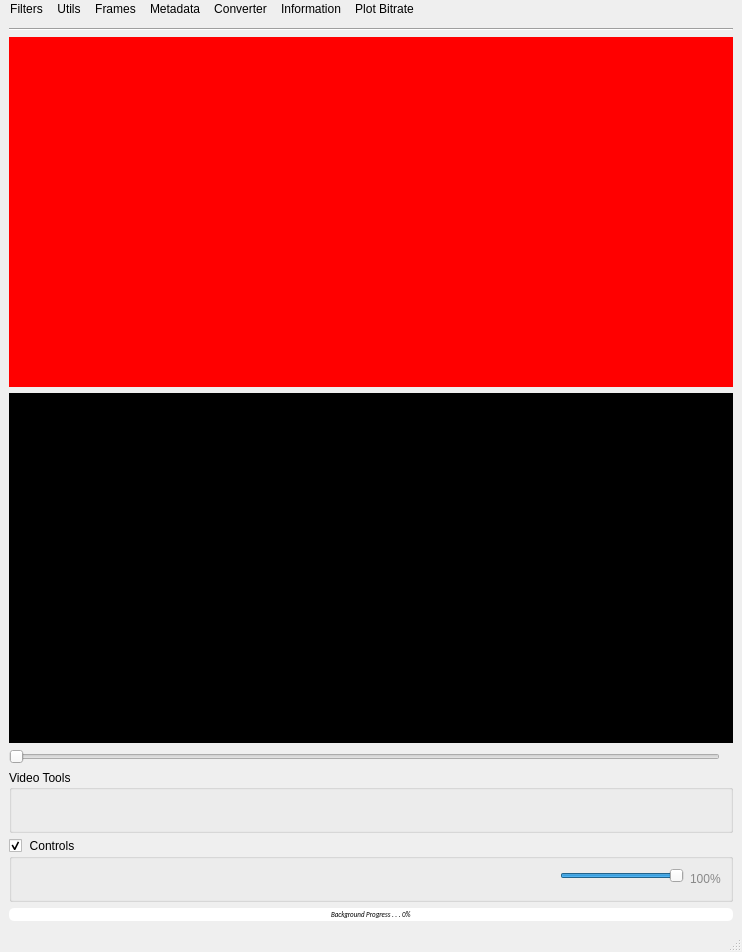
 <widget class="QMainWindow" name="PlayerWindow">
  <property name="geometry">
   <rect>
    <x>0</x>
    <y>0</y>
    <width>742</width>
    <height>951</height>
   </rect>
  </property>
  <property name="sizePolicy">
   <sizepolicy hsizetype="Expanding" vsizetype="Expanding">
    <horstretch>0</horstretch>
    <verstretch>0</verstretch>
   </sizepolicy>
  </property>
  <property name="contextMenuPolicy">
   <enum>Qt::NoContextMenu</enum>
  </property>
  <property name="acceptDrops">
   <bool>true</bool>
  </property>
  <property name="windowTitle">
   <string>Player</string>
  </property>
  <property name="windowIcon">
   <iconset resource="resources.qrc">
    <normaloff>:/imgFMV/images/icon.png</normaloff>:/imgFMV/images/icon.png</iconset>
  </property>
  <property name="windowOpacity">
   <double>1.000000000000000</double>
  </property>
  <property name="locale">
   <locale language="English" country="UnitedStates"/>
  </property>
  <property name="dockNestingEnabled">
   <bool>true</bool>
  </property>
  <widget class="QWidget" name="centralwidget">
   <layout class="QVBoxLayout" name="verticalLayout">
    <item>
     <widget class="Line" name="line">
      <property name="orientation">
       <enum>Qt::Horizontal</enum>
      </property>
     </widget>
    </item>
    <item>
     <widget class="VideoWidget" name="videoWidget2" native="true">
      <property name="sizePolicy">
       <sizepolicy hsizetype="Expanding" vsizetype="Preferred">
        <horstretch>3</horstretch>
        <verstretch>3</verstretch>
       </sizepolicy>
      </property>
      <property name="minimumSize">
       <size>
        <width>0</width>
        <height>350</height>
       </size>
      </property>
      <property name="contextMenuPolicy">
       <enum>Qt::CustomContextMenu</enum>
      </property>
      <property name="visible">
       <bool>true</bool>
      </property>
      <property name="toolTip">
       <string/>
      </property>
      <property name="styleSheet">
       <string notr="true">QWidget {
 background-color:red;
 } </string>
      </property>
     </widget>
    </item>
    <item>
     <widget class="VideoWidget" name="videoWidget" native="true">
      <property name="sizePolicy">
       <sizepolicy hsizetype="Expanding" vsizetype="Expanding">
        <horstretch>3</horstretch>
        <verstretch>3</verstretch>
       </sizepolicy>
      </property>
      <property name="minimumSize">
       <size>
        <width>0</width>
        <height>350</height>
       </size>
      </property>
      <property name="contextMenuPolicy">
       <enum>Qt::CustomContextMenu</enum>
      </property>
      <property name="toolTip">
       <string/>
      </property>
      <property name="styleSheet">
       <string notr="true">QWidget {
 background-color:black;
 } </string>
      </property>
     </widget>
    </item>
    <item>
     <layout class="QHBoxLayout" name="horizontalLayout_2">
      <item>
       <widget class="QSlider" name="sliderDuration">
        <property name="sizePolicy">
         <sizepolicy hsizetype="Expanding" vsizetype="Fixed">
          <horstretch>0</horstretch>
          <verstretch>0</verstretch>
         </sizepolicy>
        </property>
        <property name="minimum">
         <number>0</number>
        </property>
        <property name="maximum">
         <number>100</number>
        </property>
        <property name="orientation">
         <enum>Qt::Horizontal</enum>
        </property>
       </widget>
      </item>
      <item>
       <widget class="QLabel" name="labelDuration">
        <property name="text">
         <string/>
        </property>
       </widget>
      </item>
     </layout>
    </item>
    <item>
     <widget class="QGroupBox" name="groupBox">
      <property name="title">
       <string>Video Tools</string>
      </property>
      <layout class="QHBoxLayout" name="horizontalLayout_3">
       <item>
        <widget class="QPushButton" name="btn_Color">
         <property name="enabled">
          <bool>false</bool>
         </property>
         <property name="sizePolicy">
          <sizepolicy hsizetype="Preferred" vsizetype="Fixed">
           <horstretch>0</horstretch>
           <verstretch>0</verstretch>
          </sizepolicy>
         </property>
         <property name="cursor">
          <cursorShape>PointingHandCursor</cursorShape>
         </property>
         <property name="toolTip">
          <string>&lt;html&gt;&lt;head/&gt;&lt;body&gt;&lt;p&gt;Color dialog&lt;/p&gt;&lt;/body&gt;&lt;/html&gt;</string>
         </property>
         <property name="text">
          <string/>
         </property>
         <property name="icon">
          <iconset resource="resources.qrc">
           <normaloff>:/imgFMV/images/color_picker.png</normaloff>:/imgFMV/images/color_picker.png</iconset>
         </property>
         <property name="shortcut">
          <string>Ctrl+C</string>
         </property>
         <property name="flat">
          <bool>true</bool>
         </property>
        </widget>
       </item>
       <item>
        <widget class="QPushButton" name="btn_Rec">
         <property name="cursor">
          <cursorShape>PointingHandCursor</cursorShape>
         </property>
         <property name="toolTip">
          <string>&lt;html&gt;&lt;head/&gt;&lt;body&gt;&lt;p&gt;Record&lt;/p&gt;&lt;/body&gt;&lt;/html&gt;</string>
         </property>
         <property name="text">
          <string/>
         </property>
         <property name="icon">
          <iconset resource="resources.qrc">
           <normaloff>:/imgFMV/images/record.png</normaloff>
           <normalon>:/imgFMV/images/rec_on.png</normalon>:/imgFMV/images/record.png</iconset>
         </property>
         <property name="shortcut">
          <string>Ctrl+Shift+R</string>
         </property>
         <property name="checkable">
          <bool>true</bool>
         </property>
         <property name="flat">
          <bool>true</bool>
         </property>
        </widget>
       </item>
       <item>
        <widget class="QPushButton" name="btn_GeoReferencing">
         <property name="cursor">
          <cursorShape>PointingHandCursor</cursorShape>
         </property>
         <property name="toolTip">
          <string>&lt;html&gt;&lt;head/&gt;&lt;body&gt;&lt;p&gt;Create Mosaic&lt;/p&gt;&lt;/body&gt;&lt;/html&gt;</string>
         </property>
         <property name="text">
          <string/>
         </property>
         <property name="icon">
          <iconset resource="resources.qrc">
           <normaloff>:/imgFMV/images/mosaic.png</normaloff>:/imgFMV/images/mosaic.png</iconset>
         </property>
         <property name="shortcut">
          <string>Ctrl+Shift+M</string>
         </property>
         <property name="checkable">
          <bool>true</bool>
         </property>
         <property name="flat">
          <bool>true</bool>
         </property>
        </widget>
       </item>
       <item>
        <spacer name="horizontalSpacer_2">
         <property name="orientation">
          <enum>Qt::Horizontal</enum>
         </property>
         <property name="sizeHint" stdset="0">
          <size>
           <width>40</width>
           <height>20</height>
          </size>
         </property>
        </spacer>
       </item>
       <item>
        <widget class="QLabel" name="lb_cursor_coord">
         <property name="text">
          <string/>
         </property>
         <property name="alignment">
          <set>Qt::AlignCenter</set>
         </property>
        </widget>
       </item>
       <item>
        <spacer name="horizontalSpacer_3">
         <property name="orientation">
          <enum>Qt::Horizontal</enum>
         </property>
         <property name="sizeHint" stdset="0">
          <size>
           <width>40</width>
           <height>20</height>
          </size>
         </property>
        </spacer>
       </item>
       <item>
        <widget class="QPushButton" name="btn_CaptureFrame">
         <property name="cursor">
          <cursorShape>PointingHandCursor</cursorShape>
         </property>
         <property name="toolTip">
          <string>&lt;html&gt;&lt;head/&gt;&lt;body&gt;&lt;p&gt;Capture current frame&lt;/p&gt;&lt;/body&gt;&lt;/html&gt;</string>
         </property>
         <property name="text">
          <string/>
         </property>
         <property name="icon">
          <iconset resource="resources.qrc">
           <normaloff>:/imgFMV/images/screenshot.png</normaloff>:/imgFMV/images/screenshot.png</iconset>
         </property>
         <property name="shortcut">
          <string>Ctrl+Shift+Q</string>
         </property>
         <property name="flat">
          <bool>true</bool>
         </property>
        </widget>
       </item>
      </layout>
     </widget>
    </item>
    <item>
     <widget class="QGroupBox" name="gb_PlayerControls">
      <property name="sizePolicy">
       <sizepolicy hsizetype="Preferred" vsizetype="Fixed">
        <horstretch>0</horstretch>
        <verstretch>0</verstretch>
       </sizepolicy>
      </property>
      <property name="maximumSize">
       <size>
        <width>16777215</width>
        <height>16777215</height>
       </size>
      </property>
      <property name="styleSheet">
       <string notr="true">QGroupBox::indicator {
                 width: 13px;
                 height: 13px;
            }  
           QGroupBox::indicator:unchecked {
                 image: url(:/imgFMV/images/up.png);
            }
           QGroupBox::indicator:checked {
               image: url(:/imgFMV/images/down.png);
                }</string>
      </property>
      <property name="title">
       <string>Controls</string>
      </property>
      <property name="flat">
       <bool>true</bool>
      </property>
      <property name="checkable">
       <bool>true</bool>
      </property>
      <layout class="QHBoxLayout" name="horizontalLayout">
       <item>
        <widget class="QPushButton" name="btn_previous">
         <property name="cursor">
          <cursorShape>PointingHandCursor</cursorShape>
         </property>
         <property name="toolTip">
          <string>&lt;html&gt;&lt;head/&gt;&lt;body&gt;&lt;p&gt;Start Of Media&lt;/p&gt;&lt;/body&gt;&lt;/html&gt;</string>
         </property>
         <property name="text">
          <string/>
         </property>
         <property name="icon">
          <iconset resource="resources.qrc">
           <normaloff>:/imgFMV/images/skip-previous.png</normaloff>:/imgFMV/images/skip-previous.png</iconset>
         </property>
         <property name="flat">
          <bool>true</bool>
         </property>
        </widget>
       </item>
       <item>
        <widget class="QPushButton" name="btn_rewind">
         <property name="cursor">
          <cursorShape>PointingHandCursor</cursorShape>
         </property>
         <property name="toolTip">
          <string>&lt;html&gt;&lt;head/&gt;&lt;body&gt;&lt;p&gt;Rewind&lt;/p&gt;&lt;/body&gt;&lt;/html&gt;</string>
         </property>
         <property name="text">
          <string/>
         </property>
         <property name="icon">
          <iconset resource="resources.qrc">
           <normaloff>:/imgFMV/images/fast-rewind.png</normaloff>:/imgFMV/images/fast-rewind.png</iconset>
         </property>
         <property name="checkable">
          <bool>false</bool>
         </property>
         <property name="flat">
          <bool>true</bool>
         </property>
        </widget>
       </item>
       <item>
        <widget class="QPushButton" name="btn_stop">
         <property name="cursor">
          <cursorShape>PointingHandCursor</cursorShape>
         </property>
         <property name="toolTip">
          <string>&lt;html&gt;&lt;head/&gt;&lt;body&gt;&lt;p&gt;Stop&lt;/p&gt;&lt;/body&gt;&lt;/html&gt;</string>
         </property>
         <property name="text">
          <string/>
         </property>
         <property name="icon">
          <iconset resource="resources.qrc">
           <normaloff>:/imgFMV/images/stop.png</normaloff>:/imgFMV/images/stop.png</iconset>
         </property>
         <property name="flat">
          <bool>true</bool>
         </property>
        </widget>
       </item>
       <item>
        <widget class="QPushButton" name="btn_play">
         <property name="cursor">
          <cursorShape>PointingHandCursor</cursorShape>
         </property>
         <property name="toolTip">
          <string>&lt;html&gt;&lt;head/&gt;&lt;body&gt;&lt;p&gt;Play/Pause&lt;/p&gt;&lt;/body&gt;&lt;/html&gt;</string>
         </property>
         <property name="text">
          <string/>
         </property>
         <property name="icon">
          <iconset resource="resources.qrc">
           <normaloff>:/imgFMV/images/play-arrow.png</normaloff>:/imgFMV/images/play-arrow.png</iconset>
         </property>
         <property name="flat">
          <bool>true</bool>
         </property>
        </widget>
       </item>
       <item>
        <widget class="QPushButton" name="btn_forward">
         <property name="cursor">
          <cursorShape>PointingHandCursor</cursorShape>
         </property>
         <property name="toolTip">
          <string>&lt;html&gt;&lt;head/&gt;&lt;body&gt;&lt;p&gt;Forward&lt;/p&gt;&lt;/body&gt;&lt;/html&gt;</string>
         </property>
         <property name="text">
          <string/>
         </property>
         <property name="icon">
          <iconset resource="resources.qrc">
           <normaloff>:/imgFMV/images/fast-forward.png</normaloff>:/imgFMV/images/fast-forward.png</iconset>
         </property>
         <property name="checkable">
          <bool>false</bool>
         </property>
         <property name="autoDefault">
          <bool>true</bool>
         </property>
         <property name="flat">
          <bool>true</bool>
         </property>
        </widget>
       </item>
       <item>
        <widget class="QPushButton" name="btn_next">
         <property name="cursor">
          <cursorShape>PointingHandCursor</cursorShape>
         </property>
         <property name="toolTip">
          <string>&lt;html&gt;&lt;head/&gt;&lt;body&gt;&lt;p&gt;End Of Media&lt;/p&gt;&lt;/body&gt;&lt;/html&gt;</string>
         </property>
         <property name="text">
          <string/>
         </property>
         <property name="icon">
          <iconset resource="resources.qrc">
           <normaloff>:/imgFMV/images/skip-next.png</normaloff>:/imgFMV/images/skip-next.png</iconset>
         </property>
         <property name="flat">
          <bool>true</bool>
         </property>
        </widget>
       </item>
       <item>
        <widget class="QPushButton" name="btn_repeat">
         <property name="cursor">
          <cursorShape>PointingHandCursor</cursorShape>
         </property>
         <property name="toolTip">
          <string>&lt;html&gt;&lt;head/&gt;&lt;body&gt;&lt;p&gt;Repeat&lt;/p&gt;&lt;/body&gt;&lt;/html&gt;</string>
         </property>
         <property name="text">
          <string/>
         </property>
         <property name="icon">
          <iconset resource="resources.qrc">
           <normaloff>:/imgFMV/images/repeat.png</normaloff>:/imgFMV/images/repeat.png</iconset>
         </property>
         <property name="checkable">
          <bool>true</bool>
         </property>
         <property name="flat">
          <bool>true</bool>
         </property>
        </widget>
       </item>
       <item>
        <spacer name="horizontalSpacer">
         <property name="orientation">
          <enum>Qt::Horizontal</enum>
         </property>
         <property name="sizeHint" stdset="0">
          <size>
           <width>40</width>
           <height>20</height>
          </size>
         </property>
        </spacer>
       </item>
       <item>
        <layout class="QFormLayout" name="formLayout">
         <property name="fieldGrowthPolicy">
          <enum>QFormLayout::AllNonFixedFieldsGrow</enum>
         </property>
         <item row="0" column="0">
          <widget class="QPushButton" name="btn_volume">
           <property name="cursor">
            <cursorShape>PointingHandCursor</cursorShape>
           </property>
           <property name="contextMenuPolicy">
            <enum>Qt::NoContextMenu</enum>
           </property>
           <property name="toolTip">
            <string>&lt;html&gt;&lt;head/&gt;&lt;body&gt;&lt;p&gt;Mute/Unmute&lt;/p&gt;&lt;/body&gt;&lt;/html&gt;</string>
           </property>
           <property name="text">
            <string/>
           </property>
           <property name="icon">
            <iconset resource="resources.qrc">
             <normaloff>:/imgFMV/images/volume_up.png</normaloff>:/imgFMV/images/volume_up.png</iconset>
           </property>
           <property name="shortcut">
            <string>Ctrl+Shift+U</string>
           </property>
           <property name="flat">
            <bool>true</bool>
           </property>
          </widget>
         </item>
         <item row="0" column="1">
          <widget class="QSlider" name="volumeSlider">
           <property name="toolTip">
            <string>&lt;html&gt;&lt;head/&gt;&lt;body&gt;&lt;p&gt;Volume&lt;/p&gt;&lt;/body&gt;&lt;/html&gt;</string>
           </property>
           <property name="maximum">
            <number>100</number>
           </property>
           <property name="value">
            <number>100</number>
           </property>
           <property name="orientation">
            <enum>Qt::Horizontal</enum>
           </property>
          </widget>
         </item>
        </layout>
       </item>
       <item>
        <widget class="QLabel" name="v_label">
         <property name="styleSheet">
          <string notr="true">color: #898989</string>
         </property>
         <property name="text">
          <string>100%</string>
         </property>
        </widget>
       </item>
      </layout>
     </widget>
    </item>
    <item>
     <layout class="QHBoxLayout" name="horizontalLayout_4">
      <property name="spacing">
       <number>0</number>
      </property>
      <item>
       <widget class="QProgressBar" name="progressBarProcessor">
        <property name="sizePolicy">
         <sizepolicy hsizetype="Expanding" vsizetype="Fixed">
          <horstretch>0</horstretch>
          <verstretch>0</verstretch>
         </sizepolicy>
        </property>
        <property name="minimumSize">
         <size>
          <width>0</width>
          <height>13</height>
         </size>
        </property>
        <property name="maximumSize">
         <size>
          <width>16777215</width>
          <height>13</height>
         </size>
        </property>
        <property name="font">
         <font>
          <family>Calibri</family>
          <pointsize>5</pointsize>
          <weight>50</weight>
          <italic>true</italic>
          <bold>false</bold>
          <stylestrategy>PreferAntialias</stylestrategy>
         </font>
        </property>
        <property name="styleSheet">
         <string notr="true">QProgressBar
{
    border: 0px solid grey;
    border-radius: 5px;
    text-align: center;
}
QProgressBar::chunk
{
    background-color: #2196f3;
    width: 2px;
    margin: 0.2px;
}</string>
        </property>
        <property name="value">
         <number>0</number>
        </property>
        <property name="invertedAppearance">
         <bool>false</bool>
        </property>
        <property name="format">
         <string>Background Progress . . . %p%</string>
        </property>
       </widget>
      </item>
     </layout>
    </item>
   </layout>
  </widget>
  <widget class="QMenuBar" name="menubarwidget">
   <property name="geometry">
    <rect>
     <x>0</x>
     <y>0</y>
     <width>742</width>
     <height>21</height>
    </rect>
   </property>
   <property name="styleSheet">
    <string notr="true">QMenuBar {
    background-color: transparent;
}</string>
   </property>
   <widget class="QMenu" name="menuFile">
    <property name="title">
     <string>Filters</string>
    </property>
    <addaction name="actionGray"/>
    <addaction name="actionInvert_Color"/>
    <addaction name="actionMono_Filter"/>
    <addaction name="actionCanny_edge_detection"/>
    <addaction name="actionAuto_Contrast_Filter"/>
   </widget>
   <widget class="QMenu" name="menuFrames">
    <property name="title">
     <string>Frames</string>
    </property>
    <addaction name="actionCapture_Current_Frame"/>
    <addaction name="actionExtract_All_Frames"/>
   </widget>
   <widget class="QMenu" name="menuMetadata">
    <property name="title">
     <string>Metadata</string>
    </property>
    <addaction name="actionShow_Metadata"/>
   </widget>
   <widget class="QMenu" name="menuConverter">
    <property name="title">
     <string>Converter</string>
    </property>
    <addaction name="actionConverter_Video"/>
   </widget>
   <widget class="QMenu" name="menuInfo">
    <property name="title">
     <string>Information</string>
    </property>
    <addaction name="actionShow_Video_Info"/>
    <addaction name="separator"/>
    <addaction name="actionSave_Video_Info"/>
   </widget>
   <widget class="QMenu" name="menuPlot_Bitrate">
    <property name="title">
     <string>Plot Bitrate</string>
    </property>
    <addaction name="actionAudio"/>
    <addaction name="actionVideo"/>
    <addaction name="separator"/>
    <addaction name="actionSave_Audio"/>
    <addaction name="actionSave_Video"/>
   </widget>
   <widget class="QMenu" name="menuUtils">
    <property name="title">
     <string>Utils</string>
    </property>
    <addaction name="actionZoom_Rectangle"/>
    <addaction name="actionMagnifying_glass"/>
    <addaction name="actionDraw_Pinpoint"/>
    <addaction name="actionDraw_Line"/>
   </widget>
   <addaction name="menuFile"/>
   <addaction name="menuUtils"/>
   <addaction name="menuFrames"/>
   <addaction name="menuMetadata"/>
   <addaction name="menuConverter"/>
   <addaction name="menuInfo"/>
   <addaction name="menuPlot_Bitrate"/>
  </widget>
  <widget class="QStatusBar" name="statusbar"/>
  <action name="actionGray">
   <property name="checkable">
    <bool>true</bool>
   </property>
   <property name="text">
    <string>Gray Scale</string>
   </property>
  </action>
  <action name="actionEdge_Detection">
   <property name="checkable">
    <bool>true</bool>
   </property>
   <property name="text">
    <string>Edge Detection</string>
   </property>
  </action>
  <action name="actionCapture_Current_Frame">
   <property name="text">
    <string>Capture Current Frame</string>
   </property>
   <property name="shortcut">
    <string>Ctrl+Shift+Q</string>
   </property>
  </action>
  <action name="actionExtract_All_Frames">
   <property name="text">
    <string>Extract All Frames</string>
   </property>
   <property name="shortcut">
    <string>Ctrl+Shift+A</string>
   </property>
  </action>
  <action name="actionShow_Metadata">
   <property name="text">
    <string>Show Metadata</string>
   </property>
   <property name="shortcut">
    <string>Ctrl+Shift+M</string>
   </property>
  </action>
  <action name="actionConverter_Video">
   <property name="text">
    <string>Converter Video</string>
   </property>
  </action>
  <action name="actionSave_Video_Info">
   <property name="text">
    <string>Save Video Info to Json</string>
   </property>
  </action>
  <action name="actionAudio">
   <property name="text">
    <string>Show Audio</string>
   </property>
  </action>
  <action name="actionVideo">
   <property name="text">
    <string>Show Video</string>
   </property>
  </action>
  <action name="actionAudio_Video">
   <property name="text">
    <string>Show All</string>
   </property>
  </action>
  <action name="actionSave_Audio">
   <property name="text">
    <string>Save Audio</string>
   </property>
  </action>
  <action name="actionSave_Video">
   <property name="text">
    <string>Save Video</string>
   </property>
  </action>
  <action name="actionSave_All">
   <property name="text">
    <string>Save All</string>
   </property>
  </action>
  <action name="actionShow_Video_Info">
   <property name="text">
    <string>Show Video Info</string>
   </property>
  </action>
  <action name="actionInvert_Color">
   <property name="checkable">
    <bool>true</bool>
   </property>
   <property name="text">
    <string>Invert Color</string>
   </property>
  </action>
  <action name="actionMono_Filter">
   <property name="checkable">
    <bool>true</bool>
   </property>
   <property name="text">
    <string>Mono Filter</string>
   </property>
  </action>
  <action name="actionCanny_edge_detection">
   <property name="checkable">
    <bool>true</bool>
   </property>
   <property name="text">
    <string>Canny edge detection</string>
   </property>
  </action>
  <action name="actionZoom_Rectangle">
   <property name="checkable">
    <bool>true</bool>
   </property>
   <property name="enabled">
    <bool>false</bool>
   </property>
   <property name="text">
    <string>Zoom Rectangle</string>
   </property>
  </action>
  <action name="actionMagnifying_glass">
   <property name="checkable">
    <bool>true</bool>
   </property>
   <property name="text">
    <string>Magnifying glass</string>
   </property>
  </action>
  <action name="actionAuto_Contrast_Filter">
   <property name="checkable">
    <bool>true</bool>
   </property>
   <property name="text">
    <string>Auto Contrast Filter</string>
   </property>
  </action>
  <action name="actionCreate_Mosaic">
   <property name="text">
    <string>Create Mosaic</string>
   </property>
  </action>
  <action name="actionDraw_Pinpoint">
   <property name="checkable">
    <bool>true</bool>
   </property>
   <property name="text">
    <string>Draw Pinpoint</string>
   </property>
  </action>
  <action name="actionDraw_Line">
   <property name="checkable">
    <bool>true</bool>
   </property>
   <property name="text">
    <string>Draw Line</string>
   </property>
  </action>
 </widget>
